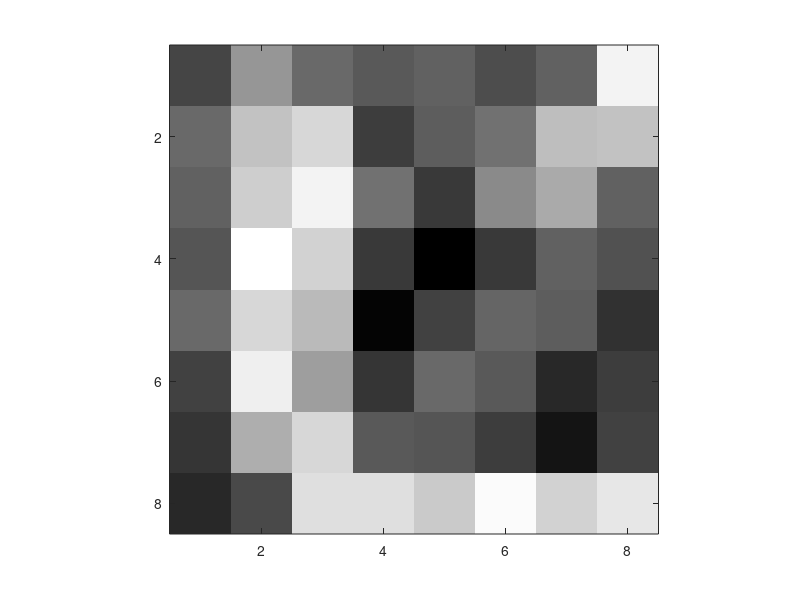
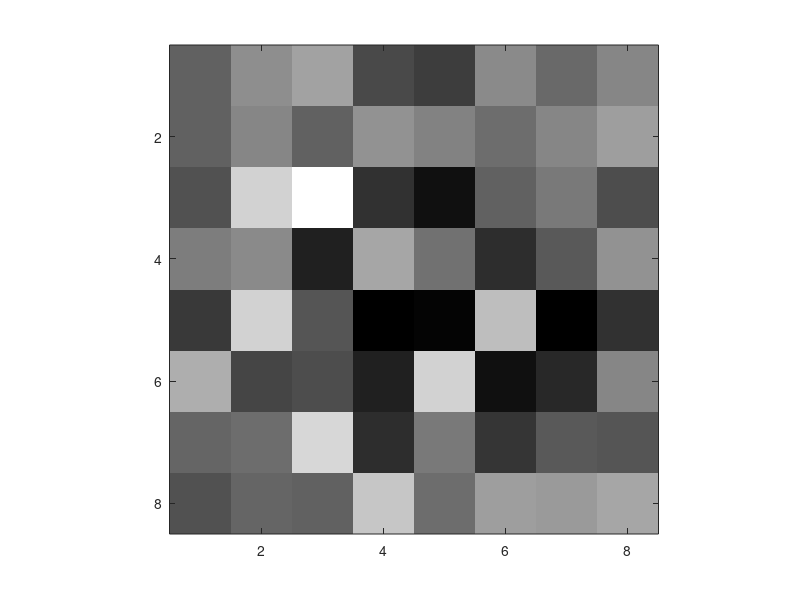
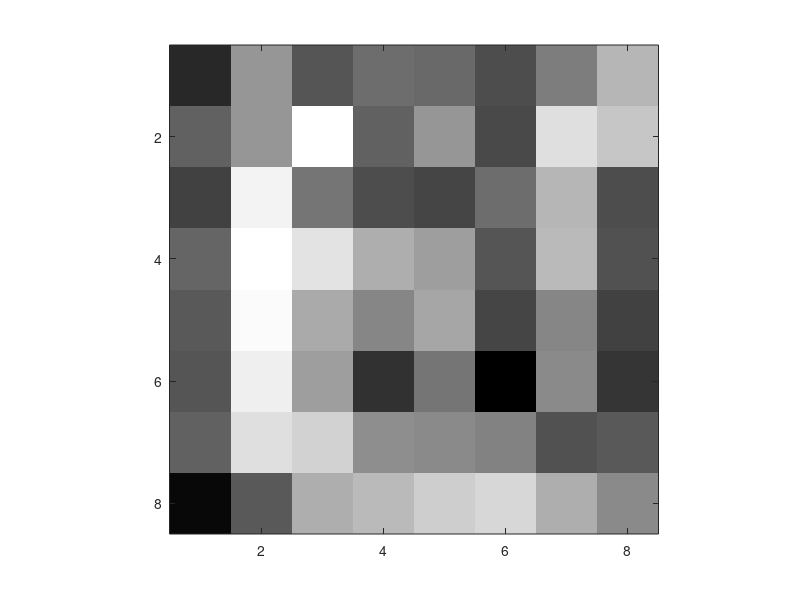
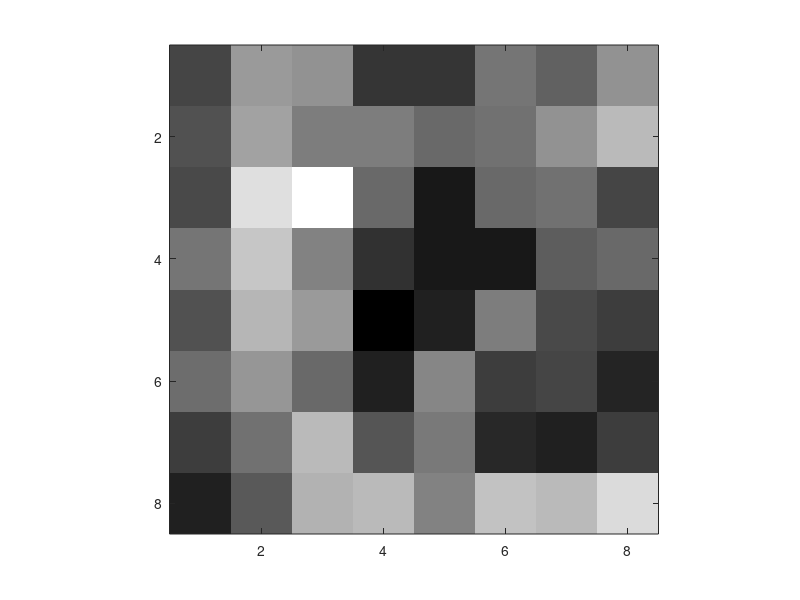

Reproduce these figures in MATLAB, in order.
clc
clear
I0 = 2196;
dmuov = 0.03;

% Mittausdata vektorit
g0 = [1533,903,934,1297,1323,1322,1395,679]';
g26 = [1752,1477,1124,1053,772,955,1361,1523,1256,1075,1155]';
g45 = [1871,1820,1464,1047,1161,1112,1099,558,913,1359,1498,1358,1297,1374,1406]';
g63 = [1773,1444,918,777,1098,1228,1068,826,1376,1468,1444]';
g90 = [1917,613,568,1600,1527,1166,1120,1124]';
g116 = [1781,1442,851,677,856,1015,1510,1323,1432,1379,1222]';
g135 = [1827,1788,1170,891,900,804,870,885,1143,1761,1442,1443,1318,1346,1460]';
g153 = [1790,1037,781,819,1232,1173,1222,1116,1376,1210,1422]';
v57 = [777,1101,1310,1617,1337,964,1012,886,765,1052]';
v64 = [954,1327,1420,1314,1051,786,836,863,711,665]';
v8 = [574,675,914,992,1018,668,681,751,833,1067]';
v1 = [913,723,777,705,985,1131,1178,1226,1260,1102]';
v2533 = [1222,1326,769,769,765,953,873,822,1099,1115,1003,1201]';
v6061 = [1212,1033,1068,1358,1228,1193,897,687,739,745,799,863]';
v3240 = [1161,1195,1171,1265,1351,1293,1270,1261,1370,1317,1276,1327]';
v45 = [893,836,842,930,861,1099,1383,1385,1351,1416,1343,1373]';

% Mittausdatavektori
gall = [g0;g26;g45;g63;g90;g116;g135;g153;v57;v64;v8;v1;v2533;v6061;v3240;v45];

g = gall / I0;
g1 = [g0;g26;g45;g63;g90;g116;g135;g153] / I0;
g2 = [g0;g26;g45;g63;g90;g116;g135;g153;v57;v64;v8;v1;v2533;v6061;v3240] / I0;
% Angle 0
angle0 = zeros(8,64);

angle0(1,1:8)= 2;
angle0(2,9:16) = 2;
angle0(3,17:24) = 2;
angle0(4,25:32) = 2;
angle0(5,33:40) = 2;
angle0(6,41:48) = 2;
angle0(7,49:56) = 2;
angle0(8,57:64) = 2;

muov = ones(8,1)*dmuov;      %Lisätään vektori muovikuoresta matriisiin


% Angle 45
angle45 = zeros(15,64);
angle45(1,1) = sqrt(8);
angle45(2,[2,9]) = sqrt(8);
angle45(3,[17,10,3]) = sqrt(8);
angle45(4,[25,18,11,4]) = sqrt(8);
angle45(5,[33,26,19,12,5]) = sqrt(8);
angle45(6,[41,34,27,20,13,6]) = sqrt(8);
angle45(7,[49,42,35,28,21,14,7]) = sqrt(8);
angle45(8,[57,50,43,36,29,22,15,8]) = sqrt(8);
angle45(9,[58,51,44,37,30,23,16]) = sqrt(8);
angle45(10,[59,52,45,38,31,24]) = sqrt(8);
angle45(11,[60,53,46,39,32]) = sqrt(8);
angle45(12,[61,54,47,40]) = sqrt(8);
angle45(13,[62,55,48]) = sqrt(8);
angle45(14,[63,56]) = sqrt(8);
angle45(15,[64]) = sqrt(8);

dmuov45 = dmuov / sin(pi/4);
muov45 = ones(15,1) * dmuov45;

% Angle arctan(0.5)
kulma = 0.463647;  % = arctan(0.5)
%2*sqrt(5)
atan = zeros(11,64);
atan(1,[1,2]) = sqrt(5);
atan(2,[3,4,9,10]) = sqrt(5);
atan(3,[5,12,11,18,17]) = sqrt(5);
atan(4,[8,7,14,13,19,20,26,25]) = sqrt(5);
atan(5,[16,15,22,21,28,27,34,33])= sqrt(5);
atan(6,[24,23,30,29,36,35,42,41])= sqrt(5);
atan(7,[32,31,38,37,44,43,50,49]) = sqrt(5);
atan(8,[40,39,46,45,52,51,58,57]) = sqrt(5);
atan(9,[48,47,54,53,60,59]) = sqrt(5);
atan(10,[56,55,62,61]) = sqrt(5);
atan(11,[64,63]) = sqrt(5);

dmuovatan1 = dmuov / sin(kulma);
dmuovatan2 = dmuov / cos(kulma);
muovatan1 = [dmuovatan1;dmuovatan1;dmuovatan1;dmuovatan1;dmuovatan1;dmuovatan1;dmuovatan1;dmuovatan1;dmuovatan2;dmuovatan2;dmuovatan2];
muovatan2 = [dmuovatan2;dmuovatan2;dmuovatan2;dmuovatan1;dmuovatan1;dmuovatan1;dmuovatan1;dmuovatan1;dmuovatan1;dmuovatan1;dmuovatan1];

% Angle 90-arctan
ysia = zeros(11,64);
ysia(1,[1,9]) = sqrt(5);
ysia(2,[2,10,17]) = sqrt(5);
ysia(3,[3,11,18,26,33]) = sqrt(5);
ysia(4,[57,49,42,34,27,19,12,4]) = sqrt(5);
ysia(5,[58,50,43,35,28,20,13,5]) = sqrt(5);
ysia(6,[59,51,44,36,29,21,14,6])= sqrt(5);
ysia(7,[60,52,45,37,30,22,15,7]) = sqrt(5);
ysia(8,[61,53,46,38,31,23,16,8])= sqrt(5);
ysia(9,[62,54,47,39,32,24]) = sqrt(5);
ysia(10,[40,48,55,63]) = sqrt(5);
ysia(11,[56,64]) = sqrt(5);

% Angle 90
ysiky = zeros(8,64);
ysiky(1,[1,9,17,25,33,41,49,57]) = 2;
ysiky(2,[2,10,18,26,34,42,50,58]) = 2;
ysiky(3,[3,11,19,27,35,43,51,59])= 2;
ysiky(4,[4,12,20,28,36,44,52,60])= 2;
ysiky(5,[5,13,21,29,37,45,53,61])= 2;
ysiky(6,[6,14,22,30,38,46,54,62]) = 2;
ysiky(7,[7,15,23,31,39,47,55,63]) = 2;
ysiky(8,[8,16,24,32,40,48,56,64]) = 2;

% 90+arctan(0.5)
ysiatan = zeros(10,64);
ysiatan(1,[57,49]) = sqrt(5);
ysiatan(2,[58,50,41,33]) = sqrt(5);
ysiatan(3,[59,51,42,34,25,17]) = sqrt(5);
ysiatan(4,[60,52,43,35,26,18,9,1]) = sqrt(5);
ysiatan(5,[61,53,44,36,27,19,10,2]) = sqrt(5);
ysiatan(6,[62,54,45,37,28,20,11,3]) = sqrt(5);
ysiatan(7,[63,55,46,38,29,21,12,4]) = sqrt(5);
ysiatan(8,[64,56,47,39,30,22,13,5]) = sqrt(5);
ysiatan(9,[48,40,31,23,13,6,]) = sqrt(5);
ysiatan(10,[32,24,15,7]) = sqrt(5);
ysiatan(11,[16,8]) = sqrt(5);


% Angle 135
angle135 = zeros(15,64);
angle135(1,[57]) = sqrt(8);
angle135(2,[58,49]) = sqrt(8);
angle135(3,[59,50,41]) = sqrt(8);
angle135(4,[60,51,42,33]) = sqrt(8);
angle135(5,[61,52,43,34,25]) = sqrt(8);
angle135(6,[62,53,44,35,26,17]) = sqrt(8);
angle135(7,[63,54,45,36,27,18,9]) = sqrt(8);
angle135(8,[64,55,46,37,28,19,10,1]) = sqrt(8);
angle135(9,[56,47,38,29,20,11,2]) = sqrt(8);
angle135(10,[48,39,30,21,12,3]) = sqrt(8);
angle135(11,[40,31,22,13,4]) = sqrt(8);
angle135(12,[32,23,14,5]) = sqrt(8);
angle135(13,[24,15,6]) = sqrt(8);
angle135(14,[16,7]) = sqrt(8);
angle135(15,[8]) = sqrt(8);


% 180-atan(0.5)
satan = zeros(11,64);
satan(1,[58,57]) = sqrt(5);
satan(2,[60,59,50,49]) = sqrt(5);
satan(3,[62,61,52,51,42,41]) = sqrt(5);
satan(4,[64,63,54,53,44,43,34,33]) = sqrt(5);
satan(5,[56,55,46,45,36,35,26,25]) = sqrt(5);
satan(6,[48,47,38,37,28,27,18,17]) = sqrt(5);
satan(7,[40,39,30,29,20,19,10,9]) = sqrt(5);
satan(8,[32,31,22,21,12,11,2,1]) = sqrt(5);
satan(9,[24,23,14,13,4,3]) = sqrt(5);
satan(10,[15,16,6,5]) = sqrt(5);
satan(11,[8,7]) = sqrt(5);

% Voxel 57
voxel57 = zeros(10,64);
voxel57(1,16) = 2.66;
voxel57(1,15) = 0.37;
voxel57(1,23) = 2.27;
voxel57(1,22) = 0.71;
voxel57(1,30) = 1.95;
voxel57(1,29) = 1.14;
voxel57(1,37) = 1.51;
voxel57(1,36) = 1.52;
voxel57(1,44) = 1.14;
voxel57(1,43) = 1.89;
voxel57(1,51) = 0.75;
voxel57(1,50) = 2.29;
voxel57(1,58) = 0.38;
voxel57(1,57) = 2.66;
voxel57(2,24) = 2.5;
voxel57(2,23) = 0.83;
voxel57(2,31) = 1.67;
voxel57(2,30) = 1.67;
voxel57(2,38) = 0.83;
voxel57(2,37) = 2.5;
voxel57(2,44) = 2.5;
voxel57(2,43) = 0.83;
voxel57(2,51) = 1.67;
voxel57(2,50) = 1.67;
voxel57(2,58) = 0.83;
voxel57(2,57) = 2.5;
voxel57(3,32) = 2.36;
voxel57(3,31) = 1.42;
voxel57(3,39) = 0.94;
voxel57(3,38) = 2.36;
voxel57(3,37) = 0.47;
voxel57(3,45) = 1.89;
voxel57(3,44) = 1.89;
voxel57(3,52) = 0.47;
voxel57(3,51) = 2.36;
voxel57(3,50) = 0.94;
voxel57(3,58) = 1.41;
voxel57(3,57) = 2.36;
voxel57(4,48) = 2.13;
voxel57(4,47) = 2.13;
voxel57(4,46) = 1.42;
voxel57(4,54) = 0.71;
voxel57(4,53) = 2.13;
voxel57(4,52) = 2.13;
voxel57(4,51) = 0.71;
voxel57(4,59) = 1.42;
voxel57(4,58) = 2.13;
voxel57(4,57) = 2.13;
voxel57(5,56) = 2.06;
voxel57(5,55) = 2.06;
voxel57(5,54) = 2.06;
voxel57(5,53) = 2.06;
voxel57(5,60) = 2.06;
voxel57(5,59) = 2.06;
voxel57(5,58) = 2.06;
voxel57(5,57) = 2.06;
voxel57(6,7) = 2.66;
voxel57(6,15) = 0.38;
voxel57(6,14) = 2.28;
voxel57(6,22) = 0.77;
voxel57(6,21) = 1.89;
voxel57(6,29) = 1.14;
voxel57(6,28) = 1.52;
voxel57(6,36) = 1.52;
voxel57(6,35) = 1.14;
voxel57(6,43) = 1.89;
voxel57(6,42) = 0.76;
voxel57(6,50) = 2.27;
voxel57(6,49) = 0.37;
voxel57(6,57) = 3.03;
voxel57(7,6) = 2.5;
voxel57(7,14) = 0.83;
voxel57(7,13) = 1.66;
voxel57(7,21) = 1.66;
voxel57(7,20) = 0.83;
voxel57(7,28) = 2.5;
voxel57(7,35) = 2.5;
voxel57(7,43) = 0.83;
voxel57(7,42) = 1.66;
voxel57(7,50) = 1.66;
voxel57(7,49) = 0.83;
voxel57(7,57) = 2.5;
voxel57(8,5) = 2.36;
voxel57(8,13) = 1.42;
voxel57(8,12) = 0.94;
voxel57(8,20) = 2.36; 
voxel57(8,28) = 0.47;
voxel57(8,27) = 1.89;
voxel57(8,35) = 1.89;
voxel57(8,34) = 0.47;
voxel57(8,42) = 2.36;
voxel57(8,50) = 0.94;
voxel57(8,49) = 1.42;
voxel57(8,57) = 2.36;
voxel57(9,3) = 2.13;
voxel57(9,11) = 2.13;
voxel57(9,19) =1.42;
voxel57(9,18) =0.71;
voxel57(9,26) =2.13;
voxel57(9,34) = 2.13;
voxel57(9,42) = 0.71;
voxel57(9,41) =1.42;
voxel57(9,49) = 2.13;
voxel57(9,57) =2.13;
voxel57(10,2) = 2.06;
voxel57(10,10) =2.06;
voxel57(10,18) =2.06;
voxel57(10,26) =2.06;
voxel57(10,33) =2.06;
voxel57(10,41) =2.06;
voxel57(10,49) =2.06;
voxel57(10,57) = 2.06;

% Vokselin 64 kulmasta
voxel64 = zeros(10,64);
voxel64(1,2) =2.66;
voxel64(1,10) =0.37;
voxel64(1,11) = 2.27;
voxel64(1,19) =0.71;
voxel64(1,20) =1.95;
voxel64(1,28) =1.14;
voxel64(1,29) =1.51;
voxel64(1,37) =1.52;
voxel64(1,38) =1.14;
voxel64(1,46) =1.89;
voxel64(1,47) =0.75;
voxel64(1,55) =2.29;
voxel64(1,56) =0.38;
voxel64(1,64) = 2.66;
voxel64(2,3) =2.5;
voxel64(2,11) = 0.83;
voxel64(2,12) =1.67;
voxel64(2,20) =1.67;
voxel64(2,21) =0.83;
voxel64(2,29) =2.5;
voxel64(2,38) =2.5;
voxel64(2,46) =0.83;
voxel64(2,47) =1.67;
voxel64(2,55) =1.67;
voxel64(2,56) =0.83;
voxel64(2,64) = 2.5;
voxel64(3,4) = 2.36;
voxel64(3,12) =1.42;
voxel64(3,13) =0.94;
voxel64(3,21) =2.36;
voxel64(3,29) =0.47;
voxel64(3,30) =1.89;
voxel64(3,38) =1.89;
voxel64(3,39) =0.47;
voxel64(3,47) =2.36;
voxel64(3,55) =0.94;
voxel64(3,56) =1.41;
voxel64(3,64) = 2.36;
voxel64(4,6) = 2.13;
voxel64(4,14) =2.13;
voxel64(4,22) =1.42;
voxel64(4,23) =0.71;
voxel64(4,31) =2.13;
voxel64(4,39) =2.13;
voxel64(4,47) =0.71;
voxel64(4,48) =1.42;
voxel64(4,56) =2.13;
voxel64(4,64) = 2.13;
voxel64(5,7) =2.06;
voxel64(5,15) =2.06;
voxel64(5,23) =2.06;
voxel64(5,31) =2.06;
voxel64(5,40) =2.06;
voxel64(5,48) =2.06;
voxel64(5,56) =2.06;
voxel64(5,64) = 2.06;
voxel64(6,9) =2.66;
voxel64(6,10) = 0.38;
voxel64(6,18) = 2.28;
voxel64(6,19) = 0.77;
voxel64(6,27) = 1.89;
voxel64(6,28) = 1.14;
voxel64(6,36) = 1.52;
voxel64(6,37) = 1.52;
voxel64(6,45) = 1.14;
voxel64(6,46) = 1.89;
voxel64(6,54) = 0.76;
voxel64(6,55) = 2.27;
voxel64(6,63) = 0.37;
voxel64(6,64) =  3.03;
voxel64(7,17) = 2.5;
voxel64(7,18) = 0.83;
voxel64(7,26) = 1.66;
voxel64(7,27) = 1.66;
voxel64(7,35) = 0.83;
voxel64(7,36) = 2.5;
voxel64(7,45) = 2.5;
voxel64(7,46) = 0.83;
voxel64(7,54) = 1.66;
voxel64(7,55) = 1.66;
voxel64(7,63) = 0.83;
voxel64(7,64) =  2.5;
voxel64(8,25) =2.36;
voxel64(8,26) = 1.42;
voxel64(8,34) = 0.94;
voxel64(8,35) = 2.36; 
voxel64(8,36) = 0.47;
voxel64(8,44) = 1.89;
voxel64(8,45) = 1.89;
voxel64(8,53) = 0.47;
voxel64(8,54) = 2.36;
voxel64(8,55) = 0.94;
voxel64(8,63) = 1.42;
voxel64(8,64) =  2.36;
voxel64(9,41) =2.13;
voxel64(9,42) = 2.13;
voxel64(9,43) =1.42;
voxel64(9,51) =0.71;
voxel64(9,52) =2.13;
voxel64(9,52) = 2.13;
voxel64(9,53) = 0.71;
voxel64(9,54) =1.42;
voxel64(9,62) = 2.13;
voxel64(9,63) =2.13;
voxel64(9,64) = 2.13;
voxel64(10,49) = 2.06;
voxel64(10,50) =2.06;
voxel64(10,51) =2.06;
voxel64(10,52) =2.06;
voxel64(10,61) =2.06;
voxel64(10,62) =2.06;
voxel64(10,63) =2.06;
voxel64(10,64) =  2.06;

% Voxel8
voxel8 = zeros(10,64);
voxel8(1,49) =2.66;
voxel8(1,50) =0.37;
voxel8(1,42) = 2.27;
voxel8(1,43) =0.71;
voxel8(1,35) =1.95;
voxel8(1,36) =1.14;
voxel8(1,28) =1.51;
voxel8(1,29) =1.52;
voxel8(1,21) =1.14;
voxel8(1,22) =1.89;
voxel8(1,14) =0.75;
voxel8(1,15) =2.29;
voxel8(1,7) =0.38;
voxel8(1,8) = 2.66;
voxel8(2,41) =2.5;
voxel8(2,42) =0.83;
voxel8(2,34) =1.67;
voxel8(2,35) =1.67;
voxel8(2,27) =0.83;
voxel8(2,28) =2.5;
voxel8(2,21) =2.5;
voxel8(2,22) =0.83;
voxel8(2,14) =1.67;
voxel8(2,15) =1.67;
voxel8(2,7) =0.83;
voxel8(2,8) = 2.5;
voxel8(3,33) =2.36;
voxel8(3,34) =1.42;
voxel8(3,26) =0.94;
voxel8(3,27) =2.36;
voxel8(3,28) =0.47;
voxel8(3,20) =1.89;
voxel8(3,21) =1.89;
voxel8(3,13) =0.47;
voxel8(3,14) =2.36;
voxel8(3,15) =0.94;
voxel8(3,8) =1.41;
voxel8(4,17) =2.13;
voxel8(4,18) =2.13;
voxel8(4,19) =1.42;
voxel8(4,11) =0.71;
voxel8(4,12) =2.13;
voxel8(4,13) =2.13;
voxel8(4,6) =0.71;
voxel8(4,7) =1.42;
voxel8(4,8) = 2.13;
voxel8(5,9) = 2.06;
voxel8(5,10) = 2.06;
voxel8(5,11) = 2.06;
voxel8(5,12) = 2.06;
voxel8(5,5) = 2.06;
voxel8(5,6) = 2.06;
voxel8(5,7) = 2.06;
voxel8(5,8) = 2.06;
voxel8(6,58) = 2.66;
voxel8(6,50) = 0.38;
voxel8(6,51) = 2.28;
voxel8(6,43) = 0.77;
voxel8(6,44) = 1.89;
voxel8(6,36) = 1.14;
voxel8(6,37) = 1.52;
voxel8(6,29) = 1.52;
voxel8(6,30) = 1.14;
voxel8(6,22) = 1.89;
voxel8(6,23) = 0.76;
voxel8(6,15) = 2.27;
voxel8(6,16) = 0.37;
voxel8(6,8) =  3.03;
voxel8(7,59) =2.5;
voxel8(7,51) = 0.83;
voxel8(7,52) = 1.66;
voxel8(7,44) = 1.66;
voxel8(7,45) = 0.83;
voxel8(7,37) = 2.5;
voxel8(7,30) = 2.5;
voxel8(7,22) = 0.83;
voxel8(7,23) = 1.66;
voxel8(7,15) = 1.66;
voxel8(7,16) = 0.83;
voxel8(7,8) = 2.5;
voxel8(8,60) = 2.36;
voxel8(8,52) = 1.42;
voxel8(8,53) = 0.94;
voxel8(8,45) = 2.36; 
voxel8(8,37) = 0.47;
voxel8(8,38) = 1.89;
voxel8(8,30) = 1.89;
voxel8(8,31) = 0.47;
voxel8(8,23) = 2.36;
voxel8(8,15) = 0.94;
voxel8(8,16) = 1.42;
voxel8(8,8) = 2.36;
voxel8(9,62) =2.13;
voxel8(9,54) = 2.13;
voxel8(9,46) =1.42;
voxel8(9,47) =0.71;
voxel8(9,39) =2.13;
voxel8(9,31) = 2.13;
voxel8(9,23) = 0.71;
voxel8(9,24) =1.42;
voxel8(9,16) = 2.13;
voxel8(9,8) =2.13;
voxel8(10,63) = 2.06;
voxel8(10,55) =2.06;
voxel8(10,47) =2.06;
voxel8(10,39) =2.06;
voxel8(10,32) =2.06;
voxel8(10,24) =2.06;
voxel8(10,16) =2.06;
voxel8(10,8) =2.06;

% Voxel1
voxel1 = zeros(10,64);
voxel1(1,63) =2.66;
voxel1(1,55) =0.37;
voxel1(1,54) = 2.27;
voxel1(1,46) =0.71;
voxel1(1,45) =1.95;
voxel1(1,37) =1.14;
voxel1(1,36) =1.51;
voxel1(1,28) =1.52;
voxel1(1,27) =1.14;
voxel1(1,19) =1.89;
voxel1(1,18) =0.75;
voxel1(1,10) =2.29;
voxel1(1,9)=0.38;
voxel1(1,1)= 2.66;
voxel1(2,62) =2.5;
voxel1(2,54) =0.83;
voxel1(2,53) =1.67;
voxel1(2,45) =1.67;
voxel1(2,44) =0.83;
voxel1(2,36) =2.5;
voxel1(2,27) =2.5;
voxel1(2,19) =0.83;
voxel1(2,18) =1.67;
voxel1(2,10) =1.67;
voxel1(2,9)=0.83;
voxel1(2,1)= 2.5;
voxel1(3,61) =2.36;
voxel1(3,53) =1.42;
voxel1(3,52) =0.94;
voxel1(3,44) =2.36;
voxel1(3,36) =0.47;
voxel1(3,35) =1.89;
voxel1(3,27) =1.89;
voxel1(3,26) =0.47;
voxel1(3,18) =2.36;
voxel1(3,10) =0.94;
voxel1(3,9)=1.41;
voxel1(3,1)= 2.5;
voxel1(4,59) =2.13;
voxel1(4,51) =2.13;
voxel1(4,43) =1.42;
voxel1(4,42) =0.71;
voxel1(4,34) =2.13;
voxel1(4,26) =2.13;
voxel1(4,18)=0.71;
voxel1(4,17)=1.42;
voxel1(4,1)= 2.13;
voxel1(5,58)= 2.06;
voxel1(5,50) = 2.06;
voxel1(5,42) = 2.06;
voxel1(5,34) = 2.06;
voxel1(5,25) = 2.06;
voxel1(5,17) = 2.06;
voxel1(5,9) = 2.06;
voxel1(5,1)= 2.06;
voxel1(6,56) = 2.66;
voxel1(6,55) = 0.38;
voxel1(6,47) = 2.28;
voxel1(6,46) = 0.77;
voxel1(6,38) = 1.89;
voxel1(6,37) = 1.14;
voxel1(6,29) = 1.52;
voxel1(6,28) = 1.52;
voxel1(6,20) = 1.14;
voxel1(6,19) = 1.89;
voxel1(6,11) = 0.76;
voxel1(6,10) = 2.27;
voxel1(6,2) = 0.37;
voxel1(6,1)=  3.03;
voxel1(7,48) =2.5;
voxel1(7,47) = 0.83;
voxel1(7,39) = 1.66;
voxel1(7,38) = 1.66;
voxel1(7,30) = 0.83;
voxel1(7,29) = 2.5;
voxel1(7, 20)= 2.5;
voxel1(7,19) = 0.83;
voxel1(7,11) = 1.66;
voxel1(7,10) = 1.66;
voxel1(7,2) = 0.83;
voxel1(7,1)= 2.5;
voxel1(8,40) = 2.36;
voxel1(8,39) = 1.42;
voxel1(8,31) = 0.94;
voxel1(8,30) = 2.36; 
voxel1(8,29) = 0.47;
voxel1(8,21) = 1.89;
voxel1(8,20) = 1.89;
voxel1(8,12) = 0.47;
voxel1(8,11) = 2.36;
voxel1(8,10) = 0.94;
voxel1(8,2) = 1.42;
voxel1(8,1)= 2.36;
voxel1(9,24) =2.13;
voxel1(9,23) = 2.13;
voxel1(9,22) =1.42;
voxel1(9,14) =0.71;
voxel1(9,13) =2.13;
voxel1(9,12) = 2.13;
voxel1(9,11) = 0.71;
voxel1(9,3) =1.42;
voxel1(9,2) = 2.13;
voxel1(9,1)=2.13;
voxel1(10,16) = 2.06;
voxel1(10,15) =2.06;
voxel1(10,14) =2.06;
voxel1(10,13) =2.06;
voxel1(10,4) =2.06;
voxel1(10,3) =2.06;
voxel1(10,2) =2.06;
voxel1(10,1) =2.06;

% Voxel 25&33
voxel2533 = zeros(12,64);
voxel2533(1,48) = 2.06;
voxel2533(1,47) = 2.06;
voxel2533(1,46) = 2.06;
voxel2533(1,45) =2.06;
voxel2533(1,36) =2.06;
voxel2533(1,35) =2.06;
voxel2533(1,34) =2.06;
voxel2533(1,33) =2.06;
voxel2533(2,56) = 2.13;
voxel2533(2,55) = 2.13;
voxel2533(2,54) = 1.42;
voxel2533(2,46) = 0.71;
voxel2533(2,45) = 2.13;
voxel2533(2,44) = 2.13;
voxel2533(2,43) = 0.71;
voxel2533(2,35) = 1.42;
voxel2533(2,34) = 2.13;
voxel2533(2,33) = 2.13;
voxel2533(3,63) = 2.3;
voxel2533(3,62) = 1.73;
voxel2533(3,54) = 0.58;
voxel2533(3,53) = 2.3;
voxel2533(3,52) = 1.15;
voxel2533(3,44) = 1.15;
voxel2533(3,43) = 2.3;
voxel2533(3,42) = 0.58;
voxel2533(3,34) = 1.73;
voxel2533(3,33) = 2.3;
voxel2533(4,62) = 2.4;
voxel2533(4,61) = 1.2;
voxel2533(4,53) = 1.2;
voxel2533(4,52) = 2.4;
voxel2533(4,43) = 2.4;
voxel2533(4,42) = 1.2;
voxel2533(4,34) = 1.2;
voxel2533(4,33) = 2.4;
voxel2533(5,61) = 2.56;
voxel2533(5,60) = 0.64;
voxel2533(5,52) = 1.92;
voxel2533(5,51) = 1.28;
voxel2533(5,43) = 1.28;
voxel2533(5,42) = 1.92;
voxel2533(5,34) = 0.64;
voxel2533(5,33) = 2.56;
voxel2533(6,59) = 2.5;
voxel2533(6,51) = 0.83;
voxel2533(6,50) = 1.66;
voxel2533(6,42) = 1.66;
voxel2533(6,41) = 0.83;
voxel2533(6,33) = 2.5;
voxel2533(7,24) = 2.06;
voxel2533(7,23) = 2.06;
voxel2533(7,22) = 2.06;
voxel2533(7,21) =2.06;
voxel2533(7,28) =2.06;
voxel2533(7,27) =2.06;
voxel2533(7,26) =2.06;
voxel2533(7,25) =2.06;
voxel2533(8,16) = 2.13;
voxel2533(8,15) = 2.13;
voxel2533(8,14) = 1.42;
voxel2533(8,22) = 0.71;
voxel2533(8,21) = 2.13;
voxel2533(8,20) = 2.13;
voxel2533(8,19) = 0.71;
voxel2533(8,27) = 1.42;
voxel2533(8,26) = 2.13;
voxel2533(8,25) = 2.13;
voxel2533(9,7) = 2.3;
voxel2533(9,6) = 1.73;
voxel2533(9,14) = 0.58;
voxel2533(9,13) = 2.3;
voxel2533(9,12) = 1.15;
voxel2533(9,20) = 1.15;
voxel2533(9,19) = 2.3;
voxel2533(9,18) = 0.58;
voxel2533(9,26) = 1.73;
voxel2533(9,25) = 2.3;
voxel2533(10,6) = 2.4;
voxel2533(10,5) = 1.2;
voxel2533(10,13) = 1.2;
voxel2533(10,12) = 2.4;
voxel2533(10,19) = 2.4;
voxel2533(10,18) = 1.2;
voxel2533(10,26) = 1.2;
voxel2533(10,25) = 2.4;
voxel2533(11,5) = 2.56;
voxel2533(11,4) = 0.64;
voxel2533(11,12) = 1.92;
voxel2533(11,11) = 1.28;
voxel2533(11,19) = 1.28;
voxel2533(11,18) = 1.92;
voxel2533(11,26) = 0.64;
voxel2533(11,25) = 2.56;
voxel2533(12,3) = 2.5;
voxel2533(12,11) = 0.83;
voxel2533(12,10) = 1.66;
voxel2533(12,18) = 1.66;
voxel2533(12,17) = 0.83;
voxel2533(12,25) = 2.5;

% Voxel 60&61
voxel6061 = zeros(12,64);
voxel6061(1,6) = 2.06;
voxel6061(1,14) = 2.06;
voxel6061(1,22) = 2.06;
voxel6061(1,30) =2.06;
voxel6061(1,37) =2.06;
voxel6061(1,45) =2.06;
voxel6061(1,53) =2.06;
voxel6061(1,61) =2.06;
voxel6061(2,7) = 2.13;
voxel6061(2,15) = 2.13;
voxel6061(2,23) = 1.42;
voxel6061(2,22) = 0.71;
voxel6061(2,30) = 2.13;
voxel6061(2,38) = 2.13;
voxel6061(2,46) = 0.71;
voxel6061(2,45) = 1.42;
voxel6061(2,53) = 2.13;
voxel6061(2,61) = 2.13;
voxel6061(3,16) = 2.3;
voxel6061(3,24) = 1.73;
voxel6061(3,23) = 0.58;
voxel6061(3,31) = 2.3;
voxel6061(3,39) = 1.15;
voxel6061(3,38) = 1.15;
voxel6061(3,46) = 2.3;
voxel6061(3,54) = 0.58;
voxel6061(3,53) = 1.73;
voxel6061(3,61) = 2.3;
voxel6061(4,24) = 2.4;
voxel6061(4,32) = 1.2;
voxel6061(4,31) = 1.2;
voxel6061(4,39) = 2.4;
voxel6061(4,46) = 2.4;
voxel6061(4,54) = 1.2;
voxel6061(4,53) = 1.2;
voxel6061(4,61) = 2.4;
voxel6061(5,32) = 2.56;
voxel6061(5,40) = 0.64;
voxel6061(5,39) = 1.92;
voxel6061(5,47) = 1.28;
voxel6061(5,46) = 1.28;
voxel6061(5,54) = 1.92;
voxel6061(5,53) = 0.64;
voxel6061(5,61) = 2.56;
voxel6061(6,48) = 2.5;
voxel6061(6,47) = 0.83;
voxel6061(6,55) = 1.66;
voxel6061(6,54) = 1.66;
voxel6061(6,62) = 0.83;
voxel6061(6,61) = 2.5;
voxel6061(7,3) = 2.06;
voxel6061(7,11) = 2.06;
voxel6061(7,19) = 2.06;
voxel6061(7,27) =2.06;
voxel6061(7,36) =2.06;
voxel6061(7,44) =2.06;
voxel6061(7,52) =2.06;
voxel6061(7,60) =2.06;
voxel6061(8,2) = 2.13;
voxel6061(8,10) = 2.13;
voxel6061(8,18) = 1.42;
voxel6061(8,19) = 0.71;
voxel6061(8,27) = 2.13;
voxel6061(8,35) = 2.13;
voxel6061(8,43) = 0.71;
voxel6061(8,44) = 1.42;
voxel6061(8,52) = 2.13;
voxel6061(8,60) = 2.13;
voxel6061(9,9) = 2.3;
voxel6061(9,17) = 1.73;
voxel6061(9,18) = 0.58;
voxel6061(9,26) = 2.3;
voxel6061(9,34) = 1.15;
voxel6061(9,35) = 1.15;
voxel6061(9,43) = 2.3;
voxel6061(9,51) = 0.58;
voxel6061(9,52) = 1.73;
voxel6061(9,60) = 2.3;
voxel6061(10,17) = 2.4;
voxel6061(10,25) = 1.2;
voxel6061(10,26) = 1.2;
voxel6061(10,34) = 2.4;
voxel6061(10,43) = 2.4;
voxel6061(10,51) = 1.2;
voxel6061(10,52) = 1.2;
voxel6061(10,60) = 2.4;
voxel6061(11,25) = 2.56;
voxel6061(11,33) = 0.64;
voxel6061(11,34) = 1.92;
voxel6061(11,42) = 1.28;
voxel6061(11,43) = 1.28;
voxel6061(11,51) = 1.92;
voxel6061(11,52) = 0.64;
voxel6061(11,60) = 2.56;
voxel6061(12,41) = 2.5;
voxel6061(12,42) = 0.83;
voxel6061(12,50) = 1.66;
voxel6061(12,51) = 1.66;
voxel6061(12,59) = 0.83;
voxel6061(12,60) = 2.5;

%Voxel 3261
voxel3261 = zeros(12,64);
voxel3261(1,17) = 2.06;
voxel3261(1,18) = 2.06;
voxel3261(1,19) = 2.06;
voxel3261(1,20) =2.06;
voxel3261(1,29) =2.06;
voxel3261(1,30) =2.06;
voxel3261(1,31) =2.06;
voxel3261(1,32) =2.06;
voxel3261(2,9) = 2.13;
voxel3261(2,10) = 2.13;
voxel3261(2,11) = 1.42;
voxel3261(2,19) = 0.71;
voxel3261(2,20) = 2.13;
voxel3261(2,21) = 2.13;
voxel3261(2,22) = 0.71;
voxel3261(2,30) = 1.42;
voxel3261(2,31) = 2.13;
voxel3261(2,32) = 2.13;
voxel3261(3,2) = 2.3;
voxel3261(3,3) = 1.73;
voxel3261(3,11) = 0.58;
voxel3261(3,12) = 2.3;
voxel3261(3,13) = 1.15;
voxel3261(3,21) = 1.15;
voxel3261(3,22) = 2.3;
voxel3261(3,23) = 0.58;
voxel3261(3,31) = 1.73;
voxel3261(3,32) = 2.3;
voxel3261(4,3) = 2.4;
voxel3261(4,4) = 1.2;
voxel3261(4,12) = 1.2;
voxel3261(4,13) = 2.4;
voxel3261(4,22) = 2.4;
voxel3261(4,23) = 1.2;
voxel3261(4,31) = 1.2;
voxel3261(4,32) = 2.4;
voxel3261(5,4) = 2.56;
voxel3261(5,5) = 0.64;
voxel3261(5,13) = 1.92;
voxel3261(5,14) = 1.28;
voxel3261(5,22) = 1.28;
voxel3261(5,23) = 1.92;
voxel3261(5,31) = 0.64;
voxel3261(5,32) = 2.56;
voxel3261(6,6) = 2.5;
voxel3261(6,14) = 0.83;
voxel3261(6,15) = 1.66;
voxel3261(6,23) = 1.66;
voxel3261(6,24) = 0.83;
voxel3261(6,32) = 2.5;
voxel3261(7,41) = 2.06;
voxel3261(7,42) = 2.06;
voxel3261(7,43) = 2.06;
voxel3261(7,44) =2.06;
voxel3261(7,37) =2.06;
voxel3261(7,38) =2.06;
voxel3261(7,39) =2.06;
voxel3261(7,40) =2.06;
voxel3261(8,49) = 2.13;
voxel3261(8,50) = 2.13;
voxel3261(8,51) = 1.42;
voxel3261(8,43) = 0.71;
voxel3261(8,44) = 2.13;
voxel3261(8,45) = 2.13;
voxel3261(8,46) = 0.71;
voxel3261(8,38) = 1.42;
voxel3261(8,39) = 2.13;
voxel3261(8,40) = 2.13;
voxel3261(9,58) = 2.3;
voxel3261(9,59) = 1.73;
voxel3261(9,51) = 0.58;
voxel3261(9,52) = 2.3;
voxel3261(9,53) = 1.15;
voxel3261(9,45) = 1.15;
voxel3261(9,46) = 2.3;
voxel3261(9,47) = 0.58;
voxel3261(9,39) = 1.73;
voxel3261(9,40) = 2.3;
voxel3261(10,59) = 2.4;
voxel3261(10,60) = 1.2;
voxel3261(10,61) = 1.2;
voxel3261(10,53) = 2.4;
voxel3261(10,46) = 2.4;
voxel3261(10,47) = 1.2;
voxel3261(10,39) = 1.2;
voxel3261(10,40) = 2.4;
voxel3261(11,60) = 2.56;
voxel3261(11,61) = 0.64;
voxel3261(11,53) = 1.92;
voxel3261(11,54) = 1.28;
voxel3261(11,46) = 1.28;
voxel3261(11,47) = 1.92;
voxel3261(11,39) = 0.64;
voxel3261(11,40) = 2.56;
voxel3261(12,62) = 2.5;
voxel3261(12,54) = 0.83;
voxel3261(12,55) = 1.66;
voxel3261(12,47) = 1.66;
voxel3261(12,48) = 0.83;
voxel3261(12,40) = 2.5;

% Voxel45
voxel45 = zeros(12,64);
voxel45(1,59) = 2.06;
voxel45(1,51) = 2.06;
voxel45(1,43) = 2.06;
voxel45(1,35) =2.06;
voxel45(1,28) =2.06;
voxel45(1,20) =2.06;
voxel45(1,12) =2.06;
voxel45(1,4) =2.06;
voxel45(2,58) = 2.13;
voxel45(2,50) = 2.13;
voxel45(2,42) = 1.42;
voxel45(2,43) = 0.71;
voxel45(2,35) = 2.13;
voxel45(2,27) = 2.13;
voxel45(2,19) = 0.71;
voxel45(2,20) = 1.42;
voxel45(2,12) = 2.13;
voxel45(2,4) = 2.13;
voxel45(3,49) = 2.3;
voxel45(3,41) = 1.73;
voxel45(3,42) = 0.58;
voxel45(3,34) = 2.3;
voxel45(3,26) = 1.15;
voxel45(3,27) = 1.15;
voxel45(3,19) = 2.3;
voxel45(3,11) = 0.58;
voxel45(3,12) = 1.73;
voxel45(3,4) = 2.3;
voxel45(4,41) = 2.4;
voxel45(4,33) = 1.2;
voxel45(4,34) = 1.2;
voxel45(4,26) = 2.4;
voxel45(4,19) = 2.4;
voxel45(4,11) = 1.2;
voxel45(4,12) = 1.2;
voxel45(4,4) = 2.4;
voxel45(5,33) = 2.56;
voxel45(5,25) = 0.64;
voxel45(5,26) = 1.92;
voxel45(5,18) = 1.28;
voxel45(5,19) = 1.28;
voxel45(5,11) = 1.92;
voxel45(5,12) = 0.64;
voxel45(5,4) = 2.56;
voxel45(6,17) = 2.5;
voxel45(6,18) = 0.83;
voxel45(6,10) = 1.66;
voxel45(6,11) = 1.66;
voxel45(6,3) = 0.83;
voxel45(6,4) = 2.5;
voxel45(7,62) = 2.06;
voxel45(7,54) = 2.06;
voxel45(7,46) = 2.06;
voxel45(7,38) =2.06;
voxel45(7,29) =2.06;
voxel45(7,21) =2.06;
voxel45(7,13) =2.06;
voxel45(7,5) =2.06;
voxel45(8,63) = 2.13;
voxel45(8,55) = 2.13;
voxel45(8,47) = 1.42;
voxel45(8,46) = 0.71;
voxel45(8,38) = 2.13;
voxel45(8,30) = 2.13;
voxel45(8,22) = 0.71;
voxel45(8,21) = 1.42;
voxel45(8,13) = 2.13;
voxel45(8,5) = 2.13;
voxel45(9,56) = 2.3;
voxel45(9,48) = 1.73;
voxel45(9,47) = 0.58;
voxel45(9,39) = 2.3;
voxel45(9,31) = 1.15;
voxel45(9,30) = 1.15;
voxel45(9,22) = 2.3;
voxel45(9,14) = 0.58;
voxel45(9,13) = 1.73;
voxel45(9,5) = 2.3;
voxel45(10,48) = 2.4;
voxel45(10,40) = 1.2;
voxel45(10,39) = 1.2;
voxel45(10,31) = 2.4;
voxel45(10,22) = 2.4;
voxel45(10,14) = 1.2;
voxel45(10,13) = 1.2;
voxel45(10,5) = 2.4;
voxel45(11,40) = 2.56;
voxel45(11,32) = 0.64;
voxel45(11,31) = 1.92;
voxel45(11,23) = 1.28;
voxel45(11,22) = 1.28;
voxel45(11,14) = 1.92;
voxel45(11,13) = 0.64;
voxel45(11,5) = 2.56;
voxel45(12,24) = 2.5;
voxel45(12,23) = 0.83;
voxel45(12,15) = 1.66;
voxel45(12,14) = 1.66;
voxel45(12,6) = 0.83;
voxel45(12,5) = 2.5;



% Koko kuvausmatriisi
K = cat(1,angle0,angle45,atan,ysia,ysiky,ysiatan,angle135,satan,voxel57,voxel64,voxel8,voxel1,voxel2533,voxel6061,voxel3261,voxel45);
% Lisätään vielä muovikuoren paksuus matriisiin
kuori = [0.0600000000000000
0.0600000000000000
0.0600000000000000
0.0600000000000000
0.0600000000000000
0.0600000000000000
0.0600000000000000
0.0600000000000000
0.670820393249937
0.670820393249937
0.670820393249937
0.670820393249937
0.670820393249937
0.670820393249937
0.670820393249937
0.670820393249937
0.670820393249937
0.670820393249937
0.670820393249937
1.14215664444265
1.14215664444265
1.14215664444265
1.14215664444265
1.14215664444265
1.14215664444265
1.14215664444265
1.14215664444265
1.14215664444265
1.14215664444265
1.14215664444265
1.14215664444265
1.14215664444265
1.14215664444265
1.14215664444265
0.670820393249937
0.670820393249937
0.670820393249937
0.670820393249937
0.670820393249937
0.670820393249937
0.670820393249937
0.670820393249937
0.670820393249937
0.670820393249937
0.670820393249937
0.0600000000000000
0.0600000000000000
0.0600000000000000
0.0600000000000000
0.0600000000000000
0.0600000000000000
0.0600000000000000
0.0600000000000000
0.670820393249937
0.670820393249937
0.670820393249937
0.670820393249937
0.670820393249937
0.670820393249937
0.670820393249937
0.670820393249937
0.670820393249937
0.670820393249937
0.670820393249937
0.670820393249937
0.670820393249937
0.670820393249937
0.670820393249937
0.670820393249937
0.670820393249937
0.670820393249937
0.670820393249937
0.670820393249937
0.670820393249937
0.670820393249937
0.670820393249937
0.670820393249937
0.670820393249937
0.670820393249937
0.670820393249937
0.670820393249937
0.670820393249937
0.670820393249937
0.670820393249937
0.670820393249937
0.670820393249937
0.670820393249937
0.670820393249937
0.670820393249937
0.670820393249937
0.797260935955099
0.750000000000000
0.707548584904245
0.640800280898815
0.618465843842649
0.797260935955099
0.750000000000000
0.707548584904245
0.640800280898815
0.618465843842649
0.797260935955099
0.750000000000000
0.707548584904245
0.640800280898815
0.618465843842649
0.797260935955099
0.750000000000000
0.707548584904245
0.640800280898815
0.618465843842649
0.797260935955099
0.750000000000000
0.707548584904245
0.640800280898815
0.618465843842649
0.797260935955099
0.750000000000000
0.707548584904245
0.640800280898815
0.618465843842649
0.797260935955099
0.750000000000000
0.707548584904245
0.640800280898815
0.618465843842649
0.797260935955099
0.750000000000000
0.707548584904245
0.640800280898815
0.618465843842649
0.618465843842649
0.640800280898815
0.691050664139876
0.721110255092798
0.768374908491942
1.00000000000000
0.618465843842649
0.640800280898815
0.691050664139876
0.721110255092798
0.768374908491942
1.00000000000000
0.618465843842649
0.640800280898815
0.691050664139876
0.721110255092798
0.768374908491942
1.00000000000000
0.618465843842649
0.640800280898815
0.691050664139876
0.721110255092798
0.768374908491942
1.00000000000000
0.618465843842649
0.640800280898815
0.691050664139876
0.721110255092798
0.768374908491942
1.00000000000000
0.618465843842649
0.640800280898815
0.691050664139876
0.721110255092798
0.768374908491942
1.00000000000000
0.618465843842649
0.640800280898815
0.691050664139876
0.721110255092798
0.768374908491942
1.00000000000000
0.618465843842649
0.640800280898815
0.691050664139876
0.721110255092798
0.768374908491942
1.00000000000000];
K = [kuori,K];
% PNS-sovitus
f = inv(K'*K)*K'*(-log(g));
%Vektorin f ensimmäinen ja viimeinen alkio ovat muovikuoren alkioita, joten
%niitä ei tarvita kuvanmuodostukseen

%Muodostetaan kuva vektorin f avulla
%Kuvan muodostukseen käytetty koodi on otettu suoraan tiedostosta 'Ohjeita
%tulosten laskentaan ja raportin kirjoittamiseen
figure(1)
kuva = reshape(f(2:65,:),8,8)';
imagesc(kuva);
axis image
colormap gray

%Ratkaistaan kuvausmatriisin K kuntoisuusluku ratkaisemalla ominaisarvot
%matriisille K'K


A = K'*K;
lambdaA = eig(A);         %Kaikki ominaisarvot
lambmaxA = max(lambdaA);  %Ominaisarvojen maksimi

B = inv(A);
lambdaB = eig(B);         %Kaikki ominaisarvot
lambmaxB = max(lambdaB);  %Ominaisarvojen maksimi

%Kuvausmatriisin K kuntoisuus
% luvuksi saadaan
condK = lambmaxA * lambmaxB;

%Muodostetaan mahdollisimman hyväkuntoinen ja huonokuntoinen kuvausmatriisi
%muodosta alimatriiseja kuvausmatriisista K
K1 = K(1:90,:);
A1 = K1'*K1;
B1 = inv(A1);

condK1 = max(eig(A1))*max(eig(B1));

figure(2)
f1 = inv(K1'*K1)*K1'*(-log(g1));

kuva1 = reshape(f1(2:65,:),8,8)';
imagesc(kuva1);
axis image
colormap gray
% Yllä oleva kuva on muodostettu huonokuntoisesta matriisista 

K2 = K(88:178,:);
A2 = K2'*K2;
B2 = inv(A2);

condK2 = max(eig(A2))*max(eig(B2));

figure(3)
f2 = inv(K2'*K2)*K2'*(-log(g(88:178)));

kuva2 = reshape(f2(2:65,:),8,8)';
imagesc(kuva2);
axis image
colormap gray
% Yllä hyväkuntoisesta matriisista muodostettu kuva

% Tehdään huonokuntoiselle matriisille Tikhonov-regularisaatio
% PNS-estimaatin yhteydessä
a = 0.5;
f11 = inv(K1'*K1 + a*eye(65,65))*K1'*(-log(g1));    %korjausmatriisina käytetty skaalattua yksikkömatriisia

figure(4)
kuva11 = reshape(f11(2:65,:),8,8)';
imagesc(kuva11);
axis image
colormap gray

% Sama operaatio, mutta skaalatulla 1. differenssimatriisilla
% muodostetaan 1. differenssimatriisi

L = zeros(178,65);
for i=1:178
    for j=1:65
        if i==j
            L(i,j) = -1;
        elseif j==i+1
            L(i,j) = 1;
        end
    end
end

f111 = inv(K1'*K1 + a*L'*L)*K1'*(-log(g1));

figure(5)
kuva111 = reshape(f111(2:65,:),8,8)';
imagesc(kuva111);
axis image
colormap gray

% Tikhonov-regularisaatio hyväkuntoiselle matriisille

% Ensin skaalatulla yksikkömatriisilla

f22 = inv(K2'*K2 + a*eye(65,65))*K2'*(-log(g(88:178)));

figure(6)
kuva22 = reshape(f22(2:65,:),8,8)';
imagesc(kuva22);
axis image
colormap gray

% skaalatulla 1. differenssimatriisilla

f222 = inv(K2'*K2 + a*L'*L)*K2'*(-log(g(88:178)));

figure(7)
kuva222 = reshape(f222(2:65,:),8,8)';
imagesc(kuva222);
axis image
colormap gray
